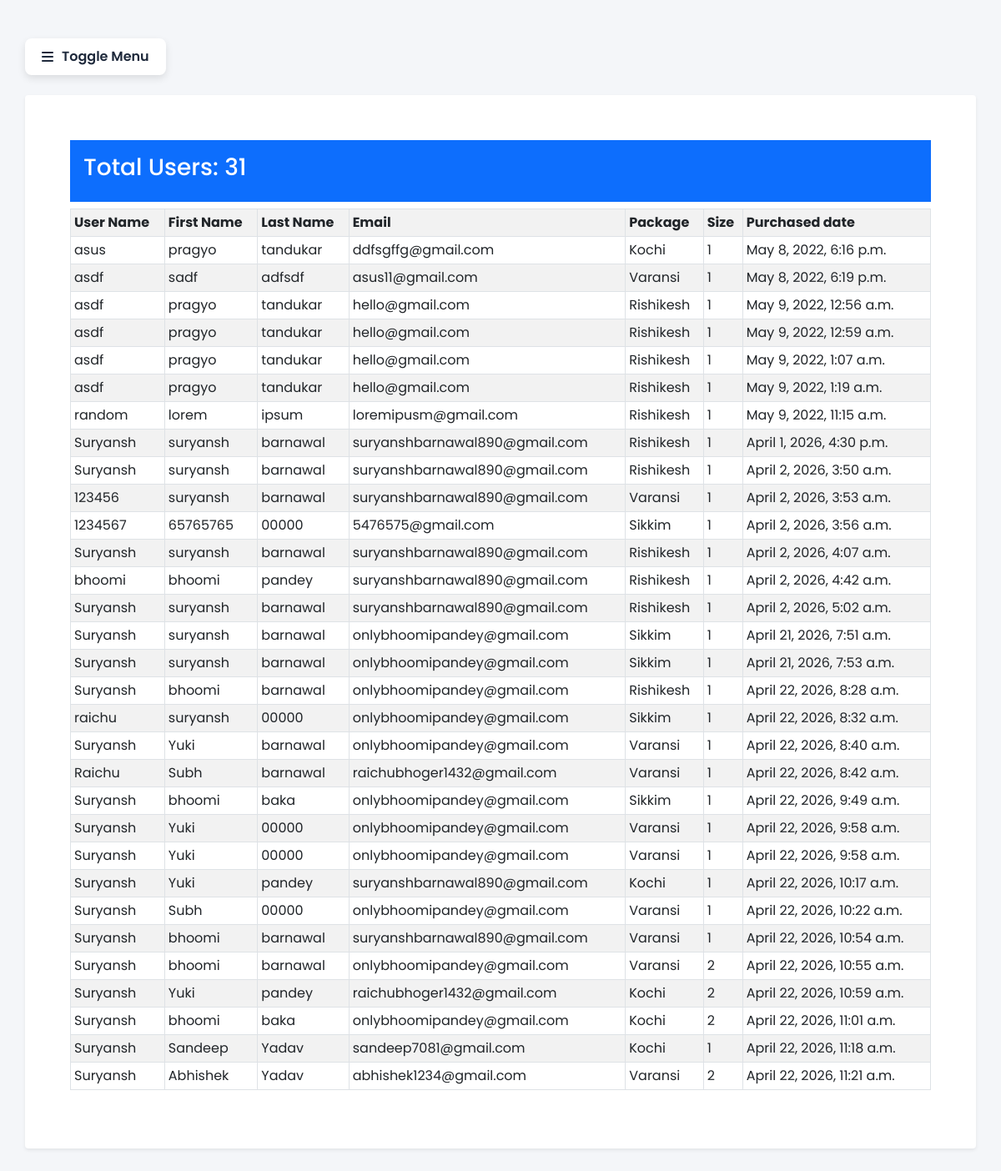
Before: /enrolled/ (signed in) with the older database file.
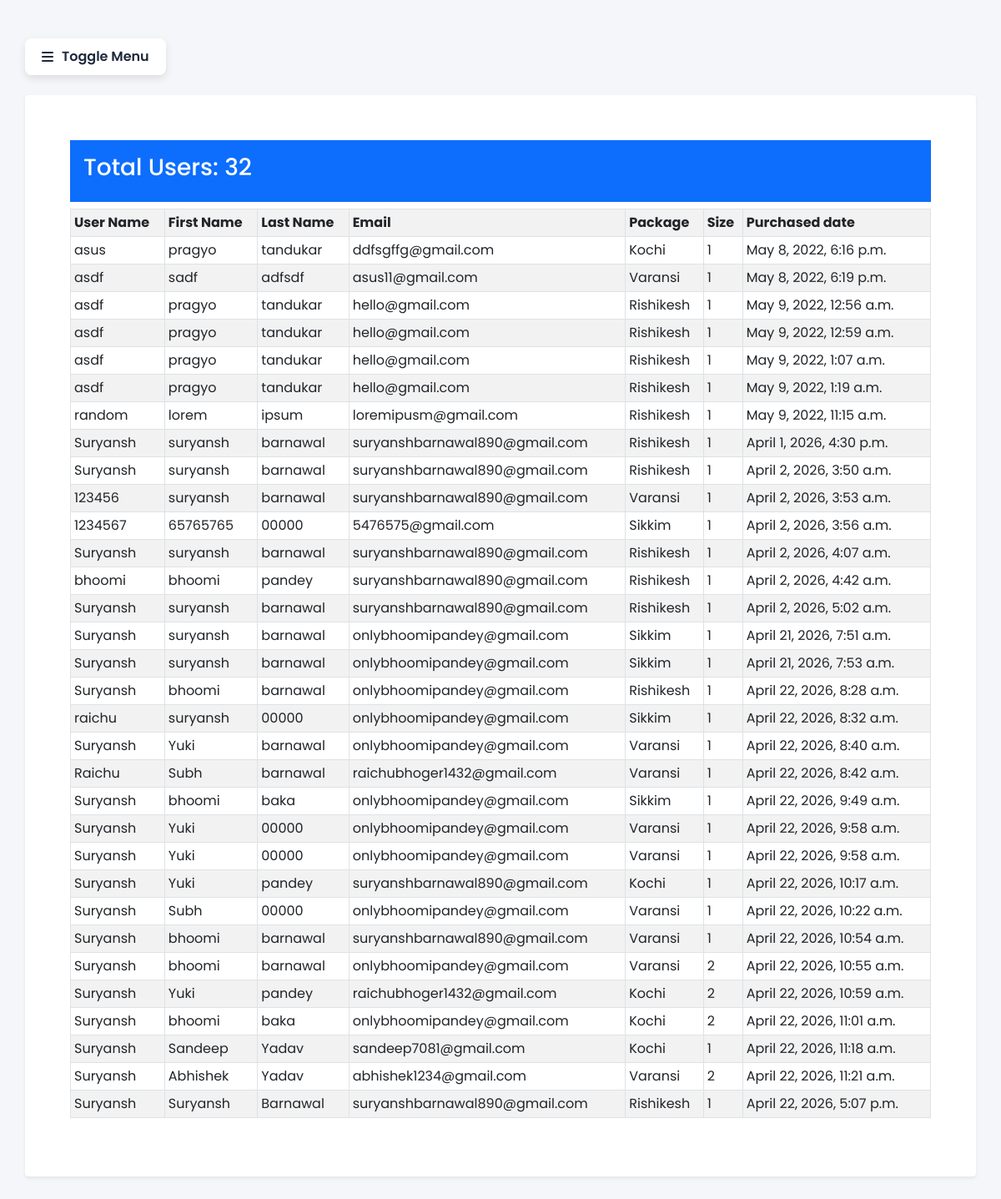
After: the same page with the newer database file.
### TourM/models.py (models this page shows, shortened)
class   enroll(models.Model):
    post = models.ForeignKey(Post, related_name = "enrolls", on_delete = models.CASCADE, default='')
    username = models.CharField(max_length=50)
    firstname = models.CharField(max_length=50)
    lastname = models.CharField(max_length=50)
    email=models.EmailField(max_length=80)
    Size=models.PositiveIntegerField(default='1',validators=[MaxValueValidator(10),MinValueValidator(1)])
    date_added = models.DateTimeField(auto_now_add=True)

class Post(models.Model):
    title = models.CharField(max_length=255)
    body = RichTextField()
    days = models.PositiveIntegerField(validators=[MaxValueValidator(100),MinValueValidator(1)])
    price = models.IntegerField(default='',null=False)
    Provinces = models.CharField(default='in_desc', max_length=255, null=False)
    Size = models.PositiveIntegerField(default='1', validators=[MaxValueValidator(100),MinValueValidator(11)])      #group size {if paxi availability add garne bhe useful}
    Hoster=models.CharField(max_length=255, null=False)
    Accomodation= models.CharField(default='', max_length=255, null=False)
    Transportation= models.CharField(default='', max_length=255, null=False)
    pack_img = models.ImageField(null = True, blank=True, upload_to="pacImages/")
    pack_img1 = models.ImageField(null = True, blank=True, upload_to="pacImages/")
    pack_img2 = models.ImageField(null = True, blank=True, upload_to="pacImages/")
    pack_img3 = models.ImageField(null = True, blank=True, upload_to="pacImages/")
    pack_img4 = models.ImageField(null = True, blank=True, upload_to="pacImages/")
    def __str__(self):
        return self.title

### TourM/views.py (the view)
# urls.py: path('enrolled/', views.En_usersView, name="enrolled"),
def  En_usersView(request):
    model= enroll
    enrolled_count = model.objects.count()
    enrolled = model.objects.all()
    return render(request,'ad_enrolled.html',{'enrolled_count':enrolled_count,'enrolled':enrolled})

### TourM/templates/ad_enrolled.html
{%extends 'adminbase.html'%} {%block title%}information{%endblock%}{%block content%} {% if user.is_superuser %}
<section class="p-4 my-container">
    <div class="p-3 mb-2 bg-primary text-white container-fluid">
        <h3>Total Users: {{ enrolled_count }}</h3>
    </div>
    <table class="table table-striped table-bordered table-sm">
        <thread class="thread-dark">
            <tr>
                <th>User Name</th>
                <th>First Name</th>
                <th>Last Name</th>
                <th>Email</th>
                <th>Package</th>
                <th>Size</th>
                <th>Purchased date</th>
            </tr>
        </thread>
        {% csrf_token %} {% for result in enrolled %}
        <tr>
            <td>{{result.username}}</td>
            <td>{{result.firstname}}</td>
            <td>{{result.lastname}}</td>
            <td>{{result.email}}</td>
            <td>{{result.post}}</td>
            <td>{{result.Size}}</td>
            <td>{{result.date_added}}</td>
            {% endfor %}
    </table>
    {%else%} U SHALL NOT PASS{%endif%}
</section>
{%endblock%}

Changed rows visible on the page:
added enroll: username "Suryansh", firstname "Suryansh", lastname "Barnawal", email "suryanshbarnawal890@gmail.com", post "Rishikesh", Size "1", date_added "April 22, 2026, 5:07 p.m."
Other visible differences:
{{ enrolled_count }}: "31" → "32"
